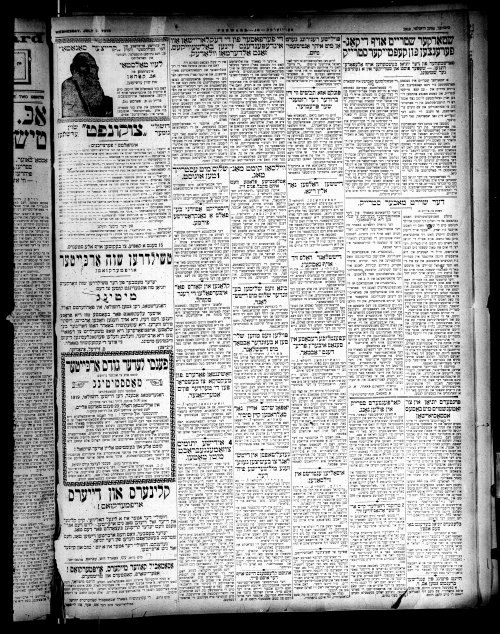
#> input picture 21.tif, 500 x 634 px
$ python -i ex1d.py   (imports and definitions only)
#> lines starting #> are read from the running program, lines starting #| are printed output that depends on the picture; after the words box and inside, x2 and y2 are one past the last pixel; in counts of white or black regions, pixels touching at a corner belong together
#> further down, picture is the input picture: shape (634, 500); min 0, max 252, mean 165.6
from tempfile import TemporaryFile
import numpy as np
from pylab import imshow, figure
import matplotlib.pyplot as plt
import cv2

#~~~~~~~~~~~~~~~~~~~~~~~~~~~~~~~~~~~~~~~~~~~~~~~~~~~~~~~~~~
# function
#~~~~~~~~~~~~~~~~~~~~~~~~~~~~~~~~~~~~~~~~~~~~~~~~~~~~~~~~~~
def recursive_ver(mat,ver_len,i_h, j_w, path_array_i, path_array_j):
    h = len(mat)
    w = len(mat[0])
    if((i_h+1== h)or(j_w+1 == w)or(i_h==0)or(j_w==0)):
        return ver_len

    #black row
    if((mat[i_h+1][j_w -1] ==0)and(mat[i_h+1][j_w +1]==0) and (mat[i_h+1][j_w]==0)):
        return recursive_ver(mat,ver_len,i_h+1,j_w,path_array_i,path_array_j)

    x=0
    y=0
    z=0
    if(mat[i_h+1][j_w]):
        x = recursive_ver(mat, ver_len+1,i_h+1,j_w ,path_array_i,path_array_j)
    elif(mat[i_h+1][j_w -1]):
        y = recursive_ver(mat, ver_len+1,i_h+1,j_w -1,path_array_i,path_array_j)
    elif(mat[i_h+1][j_w+1]):
        z = recursive_ver(mat, ver_len+1,i_h+1,j_w+1,path_array_i,path_array_j)

    if((x>=y)and(x>=z)):
        path_array_i.append(i_h+1)
        path_array_j.append(j_w)
        return x
    if((y>=x)and(y>=z)):
        path_array_i.append(i_h+1)
        path_array_j.append(j_w-1)
        return y
    if((z>=y)and(z>=x)):
        path_array_i.append(i_h+1)
        path_array_j.append(j_w+1)
        return z

#~~~~~~~~~~~~~~~~~~~~~~~~~~~~~~~~~~~~~~~~~~~~~~~~~~~~~~~~~~
# find_line
#~~~~~~~~~~~~~~~~~~~~~~~~~~~~~~~~~~~~~~~~~~~~~~~~~~~~~~~~~~
def find_line(src_img):
    # src_img = cv2.imread('sudoku-original.jpg',0)
    h = len(src_img)
#> h = 634
    w = len(src_img[0])
#> w = 500

    #print src image
    # plt.imshow(src_img, cmap = 'gray')


    #dilation
    dilate = cv2.filter2D(src_img, -1,
    np.array([[1, 1, 1],
    [1, 1, 1],
    [1, 1, 1]]))
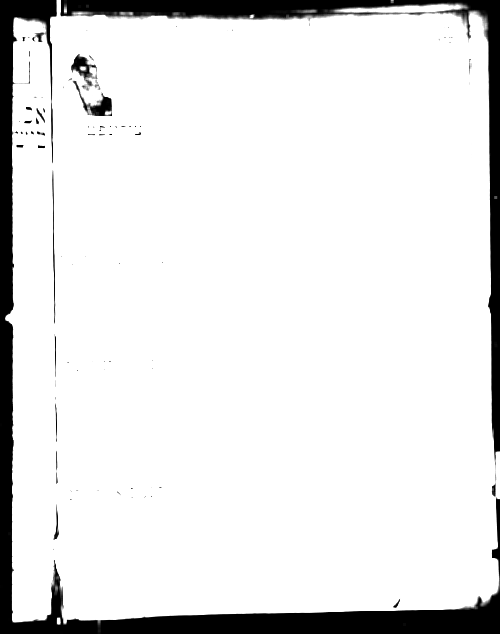
#> dilate: shape (634, 500); min 0, max 255, mean 229.9

    max_len = 0
    new_img = np.zeros((h, w))

    #find vertical cols
    for x in range(1, w):
        array_i =[]
        array_j =[]
        len_ = recursive_ver(dilate,0,1,x,array_i,array_j)
        if(len_>= h/2):
            point = 0
            count = 0
            max_count = 0
            max_point = 0
            for y in range(1, len(array_i)):
                if((array_i[y-1]-array_i[y])==1):
                    count=count+1
                else:
                    if(count > max_count):
                        max_count=count
                        max_point=point
                    point = y
                    count = 0
            if(count > max_count):
                max_count=count
                max_point=point
            for z in range(max_point, max_count + max_point):
                new_img[array_i[z]][array_j[z]]=255
#> this loop made 499 passes
#> len_ on passes 1 to 3: 7, 7, 5
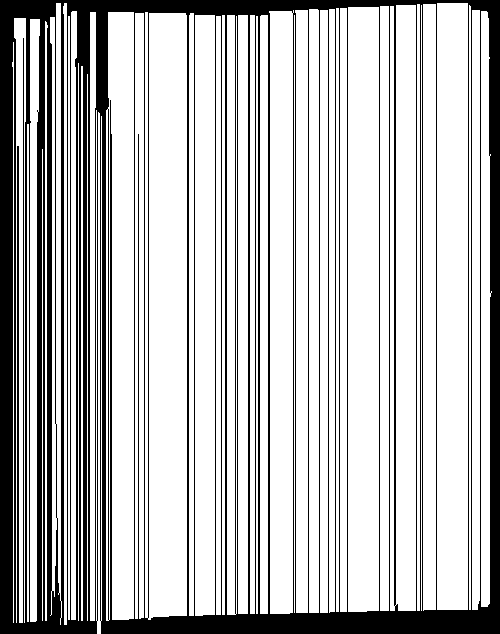
#> new_img: shape (634, 500) float64; 74.6% white; 1 black region, box (x1, y1, x2, y2) and area: (0, 0, 500, 634) 80472


    #to see better
    new_img = cv2.filter2D(new_img, -1,
    np.array([[1, 1, 1, 1, 1],
    [1, 1, 1, 1, 1],
    [1, 1, 1, 1, 1],
    [1, 1, 1, 1, 1],
    [1, 1, 1, 1, 1]]))
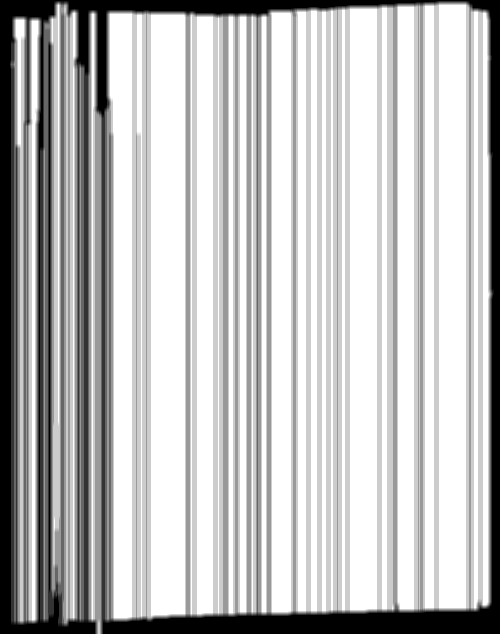
#> new_img: shape (634, 500) float64; min 0, max 6375, mean 4756.7; drawn with min black and max white

    threshold_i = (new_img > 255) * 255
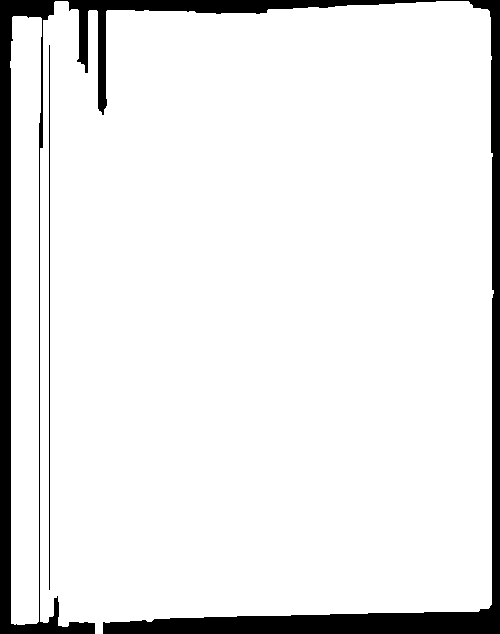
#> threshold_i: shape (634, 500) int64; 91.4% white; 2 black regions, box (x1, y1, x2, y2) and area: (0, 0, 500, 634) 26652, (49, 45, 50, 590) 545
    threshold_i = threshold_i.astype(np.uint8)

    # [6 lines of commented-out code are left out]

    colsColor = cv2.cvtColor(threshold_i,cv2.COLOR_GRAY2RGB)
    srcImgColor = cv2.cvtColor(src_img,cv2.COLOR_GRAY2RGB)


    b,g,r = cv2.split(colsColor)
    g = np.zeros((h, w))
    b = np.zeros((h, w))
    redImg = np.dstack((r,g,b))
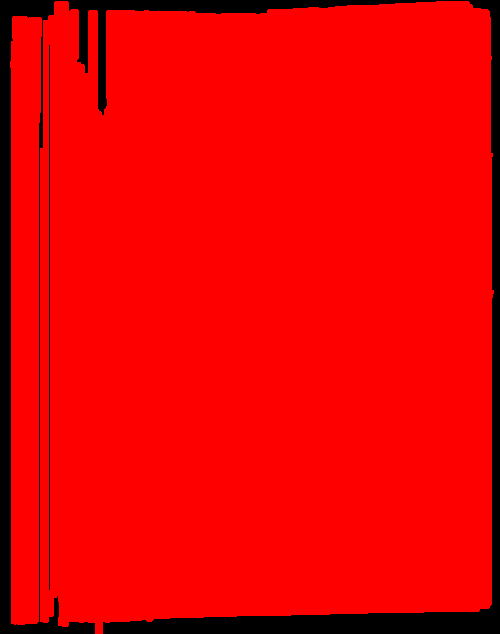
#> redImg: shape (634, 500, 3) float64; mean R, G, B 233.1, 0, 0
    redImg = (redImg).astype(np.uint8)

    # plt.figure("red cols")
    # plt.imshow(redImg)

    src_with_red_cols = srcImgColor
    for x in range(0,h):
        for y in range(0,w):
            if(redImg[x][y][0]):
                src_with_red_cols[x][y] = redImg[x][y]
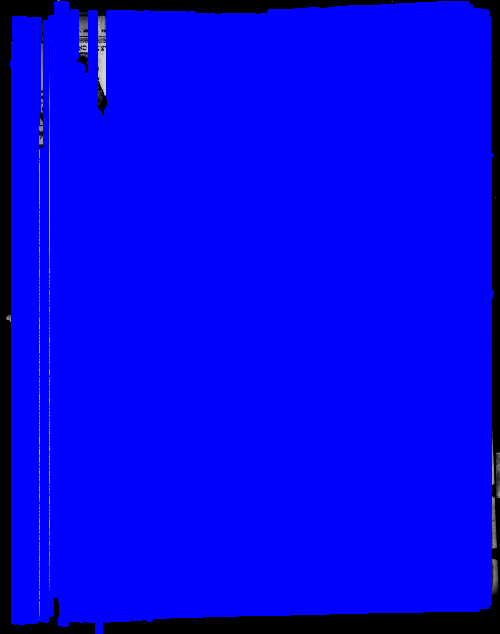
#> src_with_red_cols: shape (634, 500, 3); mean B, G, R 234.2, 1.1, 1.1

    # plt.figure("src_with_red_cols")
    # plt.imshow(src_with_red_cols)

    # plt.show()
    return threshold_i

>>> import cv2
>>> picture = cv2.imread('21.tif', cv2.IMREAD_GRAYSCALE)
>>> result = find_line(picture)

$ run again, on 33.tif
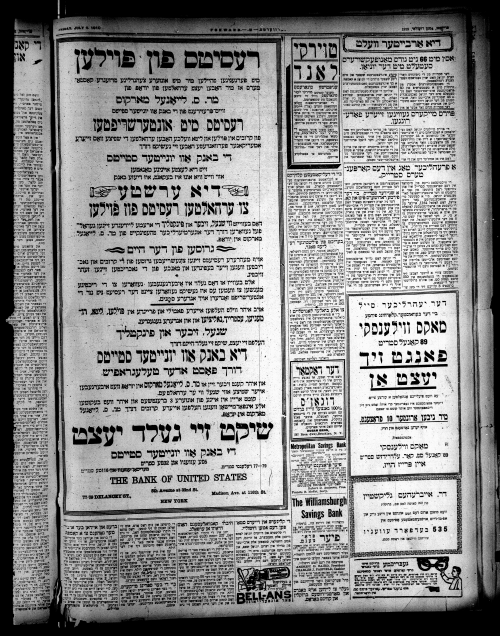
#> input picture 33.tif, 500 x 636 px
#> picture is the input picture: shape (636, 500); min 0, max 252, mean 140
#> in find_line, `h = len(src_img)`: h = 636
#> in find_line, `w = len(src_img[0])`: w = 500
#> the loop in find_line, `for x in range(1, w):` made 499 passes
#> len_ on passes 1 to 3: 0, 0, 6
#> after the loop in find_line, `for x in range(1, w):`:
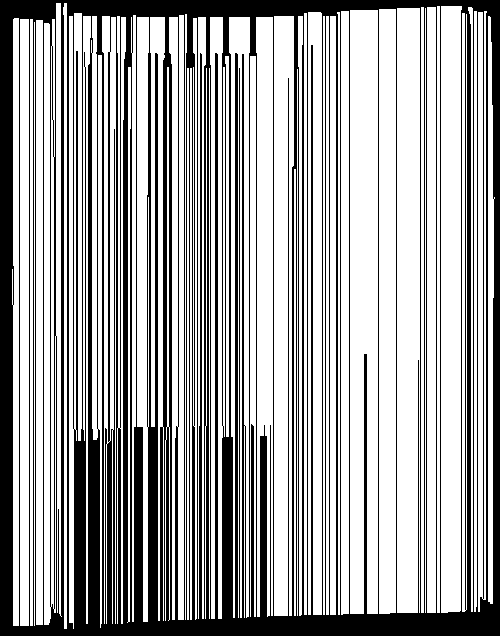
#> new_img: shape (636, 500) float64; 65.5% white; 1 black region, box (x1, y1, x2, y2) and area: (0, 0, 500, 636) 109817
#> colsColor: shape (636, 500, 3); 90% white; 2 black regions, box (x1, y1, x2, y2) and area: (0, 0, 500, 636) 31706, (165, 54, 169, 66) 32
#> after the loop in find_line, `for x in range(0,h):`:
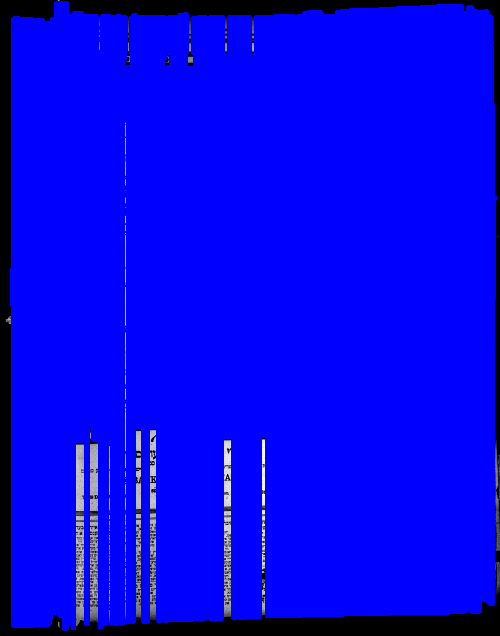
#> src_with_red_cols: shape (636, 500, 3); mean B, G, R 233.1, 3.6, 3.6
